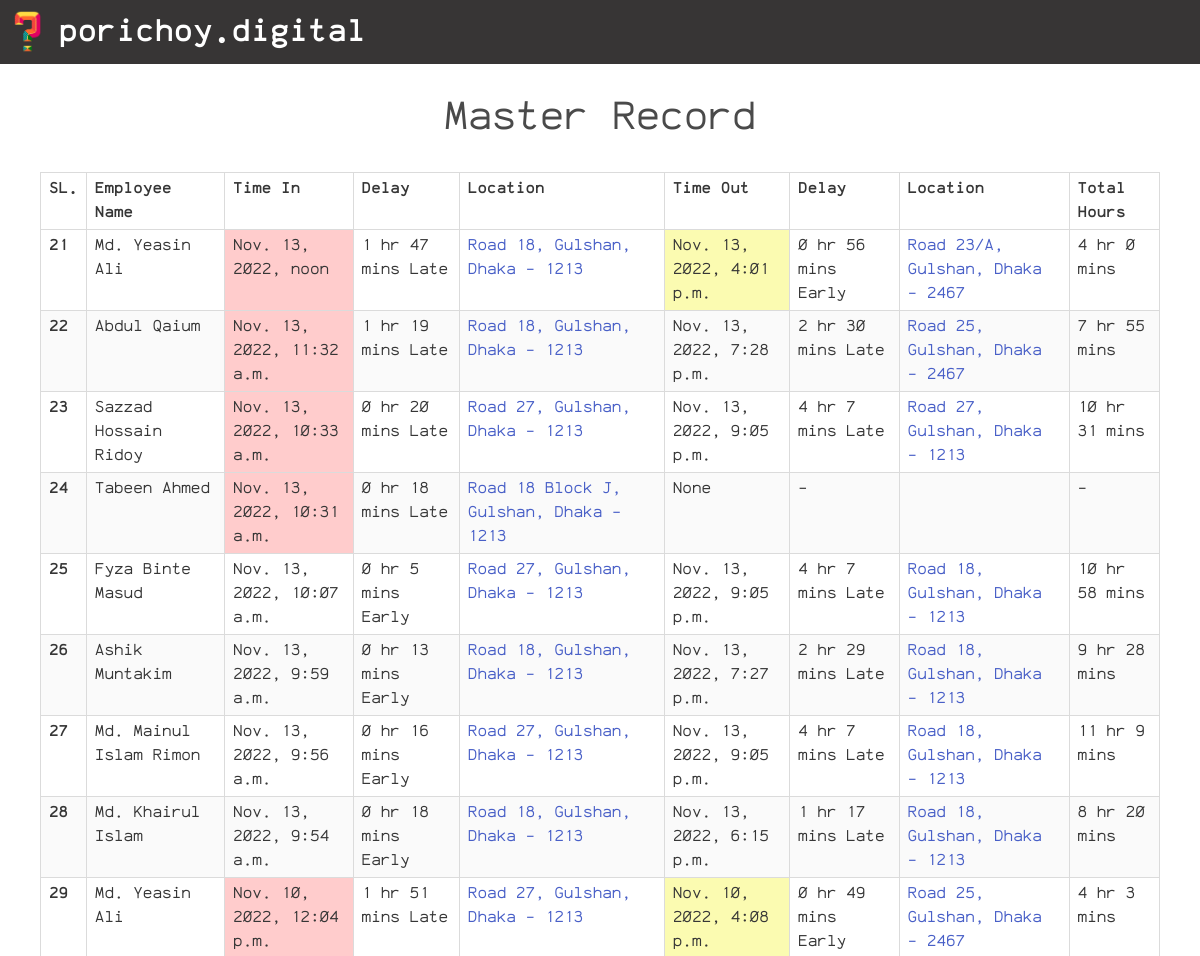
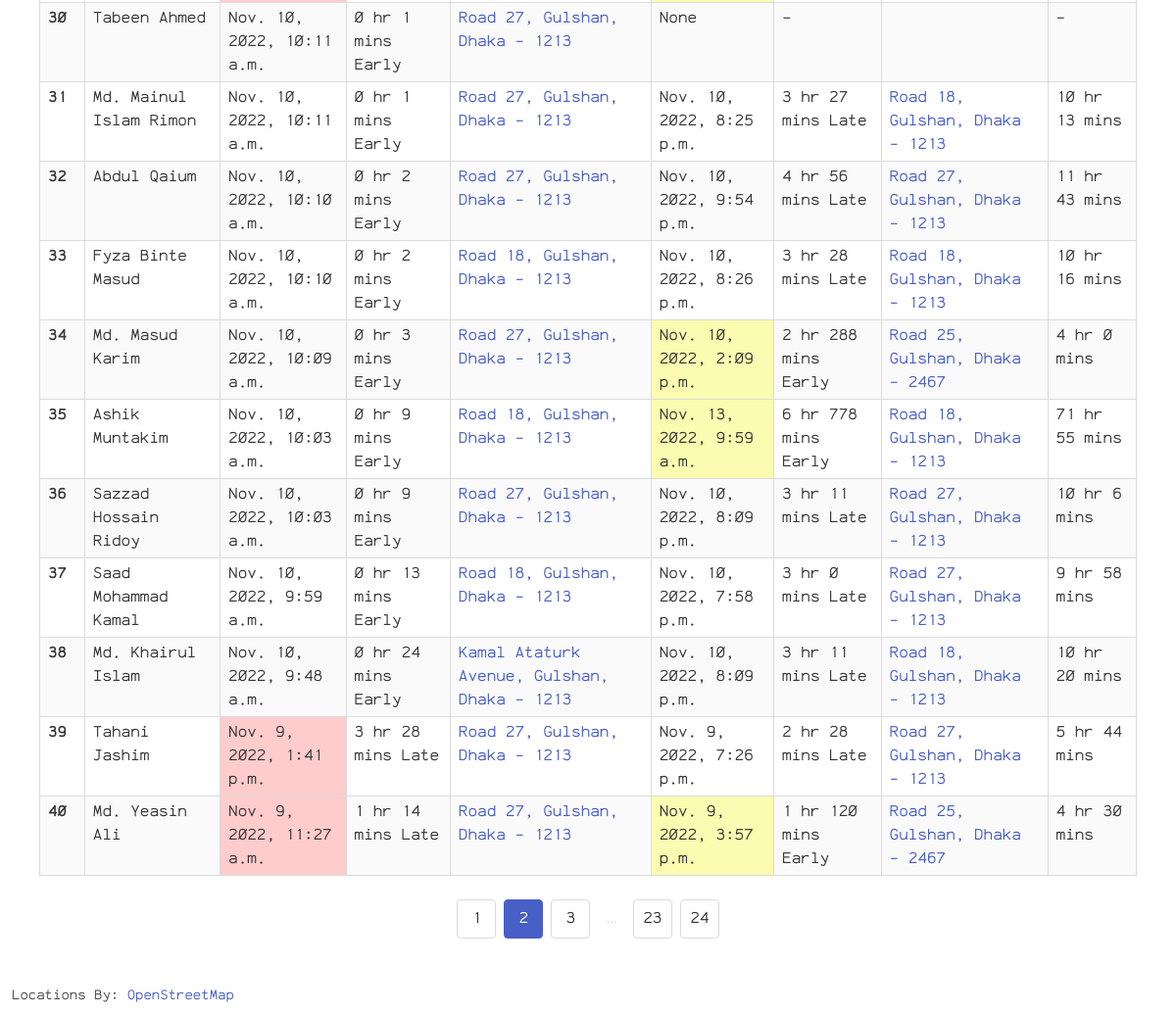
The app's page /dashboard-master/2 (signed in) with its own data (2 pictures, top to bottom).
### main/models.py (models this page shows)
class Log(models.Model):
    name = models.CharField(max_length=60, default='Not Given')
    time_in = models.DateTimeField(null=True, blank=True)
    late_join = models.BooleanField(default=False, null=True, blank=True)
    location_in = models.CharField(max_length=500, null=True, blank=True)
    location_in_url = models.CharField(max_length=500, null=True, blank=True)
    delay_in = models.CharField(max_length=50, default='-', null=True)
    time_out = models.DateTimeField(null=True, blank=True)
    late_leave = models.BooleanField(default=False, null=True, blank=True)
    location_out = models.CharField(max_length=500, null=True, blank=True)
    location_out_url = models.CharField(max_length=500, null=True, blank=True)
    delay_out = models.CharField(max_length=50, default='-', null=True)
    total_hours = models.CharField(max_length=50, default='-', null=True)
    user = models.ForeignKey(RegisteredUser, on_delete=models.CASCADE, related_name='user_logs')

### dashboard/views.py (the view)
# urls.py: path('dashboard-master/<int:page_no>', dashboard_view.dashboard_master, name='dashboard-master'),
@login_required(login_url='login')
def dashboard_master(req, page_no=1):
    user_logs = Log.objects.all().order_by('-id')
    paginator = Paginator(user_logs, 20)
    data_per_page = paginator.get_page(page_no)
    paginator_list = list(paginator.get_elided_page_range(page_no, on_each_side=1))
    return render(req, 'dashboard/records.html', {
        'logs': data_per_page,
        'paginator_list': paginator_list,
        'heading': "Master Record"
    })

### templates/dashboard/records.html (shortened to what this page needs)
{% extends "base.html" %} {% load static %}
{% block title %}Dashboard{% endblock title %} {% block content %}
<div class="has-text-centered is-size-2 mt-5">
    {{ heading }}
</div>
{% if logs %}
<div class="fieldCont">
    <div class="table-container table is-bordered is-striped is-narrow is-hoverable is-fullwidth">
        <table class="table">
            <thead>
                <tr>
                    <th>SL.</th>
                    <th>Employee Name</th>
                    <th>Time In</th>
                    <th>Delay</th>
                    <th>Location</th>
                    <th>Time Out</th>
                    <th>Delay</th>
                    <th>Location</th>
                    <th>Total Hours</th>
                </tr>
            </thead>
            <tbody>
                {% for log in logs %}
                <tr>
                    <th>{{ forloop.counter0|add:logs.start_index}}</th>
                    <td>{{ log.name }}</td>
                    <td {% if log.late_join %} class="redDiv" {% endif %}>{{ log.time_in }}</td>
                    <td>{{ log.delay_in }}</td>
                    <td>
                        {% if not log.location_in is None %}
                        <a href="{{ log.location_in_url }}" target="_blank">
                            {{ log.location_in }}
                        </a>
                        {% endif %}
                    </td>
                    <td {% if not log.late_leave and not log.time_out is None %} class="yellowDiv" {% endif %}>
                        {{ log.time_out }}
                    </td>
                    <td>{{ log.delay_out }}</td>
                    <td>
                        {% if not log.location_out is None %}
                        <a href="{{ log.location_out_url }}" target="_blank">
                            {{ log.location_out }}
                        </a>
                        {% endif %}
                    </td>
                    <td>{{ log.total_hours }}</td>
                </tr>
                {% endfor %}
            </tbody>
        </table>
    </div>
</div>
<div class="container">
    <nav class="pagination is-centered m-5" role="navigation" aria-label="pagination">
        <ul class="pagination-list">
            {% for page_num in paginator_list %}
                {% if page_num == logs.paginator.ELLIPSIS %}
                <li><span class="pagination-ellipsis">&hellip;</span></li>
                {% else %}
                <li><a class="pagination-link {% if logs.number == page_num %} is-current {% endif %}" href="{{page_num}}">
                    {{page_num}}
                </a></li>
                {% endif %}
            {% endfor %}
        </ul>
    </nav>
</div>
{% else %}
<div class="fieldCont has-text-centered mt-5">
    <span class="m-5 is-size-2">No data available</span>
</div>
{% endif %}
<small class="mx-3 mt-5 mb-2 mapAttr">
    Locations By: <a href="https://wiki.osmfoundation.org/wiki/Main_Page" target="_blank">OpenStreetMap</a>
</small>
{% endblock %}

### staticfiles/styles/styles.css (style rules this page uses)
* { font-family: "ankaCoder"; }
body { min-height: 100vh; }
.fieldCont { max-width: 35rem; margin: auto; }

### records on screen
Log: name "Md. Yeasin Ali", time_in "Nov. 13, 2022, noon", delay_in "1 hr 47 mins Late", location_in "Road 18, Gulshan, Dhaka - 1213", time_out "Nov. 13, 2022, 4:01 p.m.", delay_out "0 hr 56 mins Early", location_out "Road 23/A, Gulshan, Dhaka - 2467", total_hours "4 hr 0 mins"
Log: name "Abdul Qaium", time_in "Nov. 13, 2022, 11:32 a.m.", delay_in "1 hr 19 mins Late", location_in "Road 18, Gulshan, Dhaka - 1213", time_out "Nov. 13, 2022, 7:28 p.m.", delay_out "2 hr 30 mins Late", location_out "Road 25, Gulshan, Dhaka - 2467", total_hours "7 hr 55 mins"
Log: name "Sazzad Hossain Ridoy", time_in "Nov. 13, 2022, 10:33 a.m.", delay_in "0 hr 20 mins Late", location_in "Road 27, Gulshan, Dhaka - 1213", time_out "Nov. 13, 2022, 9:05 p.m.", delay_out "4 hr 7 mins Late", location_out "Road 27, Gulshan, Dhaka - 1213", total_hours "10 hr 31 mins"
Log: name "Tabeen Ahmed", time_in "Nov. 13, 2022, 10:31 a.m.", delay_in "0 hr 18 mins Late", location_in "Road 18 Block J, Gulshan, Dhaka - 1213", time_out "None", delay_out "-", total_hours "-"
Log: name "Fyza Binte Masud", time_in "Nov. 13, 2022, 10:07 a.m.", delay_in "0 hr 5 mins Early", location_in "Road 27, Gulshan, Dhaka - 1213", time_out "Nov. 13, 2022, 9:05 p.m.", delay_out "4 hr 7 mins Late", location_out "Road 18, Gulshan, Dhaka - 1213", total_hours "10 hr 58 mins"
Log: name "Ashik Muntakim", time_in "Nov. 13, 2022, 9:59 a.m.", delay_in "0 hr 13 mins Early", location_in "Road 18, Gulshan, Dhaka - 1213", time_out "Nov. 13, 2022, 7:27 p.m.", delay_out "2 hr 29 mins Late", location_out "Road 18, Gulshan, Dhaka - 1213", total_hours "9 hr 28 mins"
Log: name "Md. Mainul Islam Rimon", time_in "Nov. 13, 2022, 9:56 a.m.", delay_in "0 hr 16 mins Early", location_in "Road 27, Gulshan, Dhaka - 1213", time_out "Nov. 13, 2022, 9:05 p.m.", delay_out "4 hr 7 mins Late", location_out "Road 18, Gulshan, Dhaka - 1213", total_hours "11 hr 9 mins"
Log: name "Md. Khairul Islam", time_in "Nov. 13, 2022, 9:54 a.m.", delay_in "0 hr 18 mins Early", location_in "Road 18, Gulshan, Dhaka - 1213", time_out "Nov. 13, 2022, 6:15 p.m.", delay_out "1 hr 17 mins Late", location_out "Road 18, Gulshan, Dhaka - 1213", total_hours "8 hr 20 mins"
Log: name "Md. Yeasin Ali", time_in "Nov. 10, 2022, 12:04 p.m.", delay_in "1 hr 51 mins Late", location_in "Road 27, Gulshan, Dhaka - 1213", time_out "Nov. 10, 2022, 4:08 p.m.", delay_out "0 hr 49 mins Early", location_out "Road 25, Gulshan, Dhaka - 2467", total_hours "4 hr 3 mins"
Log: name "Tabeen Ahmed", time_in "Nov. 10, 2022, 10:11 a.m.", delay_in "0 hr 1 mins Early", location_in "Road 27, Gulshan, Dhaka - 1213", time_out "None", delay_out "-", total_hours "-"
Log: name "Md. Mainul Islam Rimon", time_in "Nov. 10, 2022, 10:11 a.m.", delay_in "0 hr 1 mins Early", location_in "Road 27, Gulshan, Dhaka - 1213", time_out "Nov. 10, 2022, 8:25 p.m.", delay_out "3 hr 27 mins Late", location_out "Road 18, Gulshan, Dhaka - 1213", total_hours "10 hr 13 mins"
Log: name "Abdul Qaium", time_in "Nov. 10, 2022, 10:10 a.m.", delay_in "0 hr 2 mins Early", location_in "Road 27, Gulshan, Dhaka - 1213", time_out "Nov. 10, 2022, 9:54 p.m.", delay_out "4 hr 56 mins Late", location_out "Road 27, Gulshan, Dhaka - 1213", total_hours "11 hr 43 mins"
Log: name "Fyza Binte Masud", time_in "Nov. 10, 2022, 10:10 a.m.", delay_in "0 hr 2 mins Early", location_in "Road 18, Gulshan, Dhaka - 1213", time_out "Nov. 10, 2022, 8:26 p.m.", delay_out "3 hr 28 mins Late", location_out "Road 18, Gulshan, Dhaka - 1213", total_hours "10 hr 16 mins"
Log: name "Md. Masud Karim", time_in "Nov. 10, 2022, 10:09 a.m.", delay_in "0 hr 3 mins Early", location_in "Road 27, Gulshan, Dhaka - 1213", time_out "Nov. 10, 2022, 2:09 p.m.", delay_out "2 hr 288 mins Early", location_out "Road 25, Gulshan, Dhaka - 2467", total_hours "4 hr 0 mins"
Log: name "Ashik Muntakim", time_in "Nov. 10, 2022, 10:03 a.m.", delay_in "0 hr 9 mins Early", location_in "Road 18, Gulshan, Dhaka - 1213", time_out "Nov. 13, 2022, 9:59 a.m.", delay_out "6 hr 778 mins Early", location_out "Road 18, Gulshan, Dhaka - 1213", total_hours "71 hr 55 mins"
Log: name "Sazzad Hossain Ridoy", time_in "Nov. 10, 2022, 10:03 a.m.", delay_in "0 hr 9 mins Early", location_in "Road 27, Gulshan, Dhaka - 1213", time_out "Nov. 10, 2022, 8:09 p.m.", delay_out "3 hr 11 mins Late", location_out "Road 27, Gulshan, Dhaka - 1213", total_hours "10 hr 6 mins"
Log: name "Saad Mohammad Kamal", time_in "Nov. 10, 2022, 9:59 a.m.", delay_in "0 hr 13 mins Early", location_in "Road 18, Gulshan, Dhaka - 1213", time_out "Nov. 10, 2022, 7:58 p.m.", delay_out "3 hr 0 mins Late", location_out "Road 27, Gulshan, Dhaka - 1213", total_hours "9 hr 58 mins"
Log: name "Md. Khairul Islam", time_in "Nov. 10, 2022, 9:48 a.m.", delay_in "0 hr 24 mins Early", location_in "Kamal Ataturk Avenue, Gulshan, Dhaka - 1213", time_out "Nov. 10, 2022, 8:09 p.m.", delay_out "3 hr 11 mins Late", location_out "Road 18, Gulshan, Dhaka - 1213", total_hours "10 hr 20 mins"
Log: name "Tahani Jashim", time_in "Nov. 9, 2022, 1:41 p.m.", delay_in "3 hr 28 mins Late", location_in "Road 27, Gulshan, Dhaka - 1213", time_out "Nov. 9, 2022, 7:26 p.m.", delay_out "2 hr 28 mins Late", location_out "Road 27, Gulshan, Dhaka - 1213", total_hours "5 hr 44 mins"
Log: name "Md. Yeasin Ali", time_in "Nov. 9, 2022, 11:27 a.m.", delay_in "1 hr 14 mins Late", location_in "Road 27, Gulshan, Dhaka - 1213", time_out "Nov. 9, 2022, 3:57 p.m.", delay_out "1 hr 120 mins Early", location_out "Road 25, Gulshan, Dhaka - 2467", total_hours "4 hr 30 mins"

### other values on screen
{{ heading }} "Master Record"
{{ page_num }} "1" "2" "3" "23" "24"
